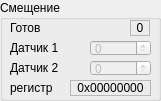
    <widget class="QGroupBox" name="groupOffset">
     <property name="geometry">
      <rect>
       <x>190</x>
       <y>190</y>
       <width>161</width>
       <height>101</height>
      </rect>
     </property>
     <property name="title">
      <string>Смещение</string>
     </property>
     <widget class="QLabel" name="labelOffset1t">
      <property name="geometry">
       <rect>
        <x>10</x>
        <y>40</y>
        <width>71</width>
        <height>16</height>
       </rect>
      </property>
      <property name="text">
       <string>Датчик 1</string>
      </property>
     </widget>
     <widget class="QLabel" name="labelOffsett">
      <property name="geometry">
       <rect>
        <x>10</x>
        <y>80</y>
        <width>61</width>
        <height>16</height>
       </rect>
      </property>
      <property name="text">
       <string>регистр</string>
      </property>
     </widget>
     <widget class="QLabel" name="labelOffset">
      <property name="geometry">
       <rect>
        <x>70</x>
        <y>80</y>
        <width>81</width>
        <height>16</height>
       </rect>
      </property>
      <property name="frameShape">
       <enum>QFrame::StyledPanel</enum>
      </property>
      <property name="text">
       <string>0x00000000</string>
      </property>
      <property name="alignment">
       <set>Qt::AlignCenter</set>
      </property>
     </widget>
     <widget class="QLabel" name="labelOffset2t">
      <property name="geometry">
       <rect>
        <x>10</x>
        <y>60</y>
        <width>71</width>
        <height>16</height>
       </rect>
      </property>
      <property name="text">
       <string>Датчик 2</string>
      </property>
     </widget>
     <widget class="QSpinBox" name="spinOffset1">
      <property name="enabled">
       <bool>false</bool>
      </property>
      <property name="geometry">
       <rect>
        <x>90</x>
        <y>40</y>
        <width>61</width>
        <height>16</height>
       </rect>
      </property>
      <property name="maximum">
       <number>16383</number>
      </property>
     </widget>
     <widget class="QSpinBox" name="spinOffset2">
      <property name="enabled">
       <bool>false</bool>
      </property>
      <property name="geometry">
       <rect>
        <x>90</x>
        <y>60</y>
        <width>61</width>
        <height>16</height>
       </rect>
      </property>
      <property name="maximum">
       <number>16383</number>
      </property>
     </widget>
     <widget class="QLabel" name="labelOffset31t">
      <property name="geometry">
       <rect>
        <x>10</x>
        <y>20</y>
        <width>71</width>
        <height>16</height>
       </rect>
      </property>
      <property name="text">
       <string>Готов</string>
      </property>
     </widget>
     <widget class="QLabel" name="labelOffset31">
      <property name="geometry">
       <rect>
        <x>130</x>
        <y>20</y>
        <width>20</width>
        <height>16</height>
       </rect>
      </property>
      <property name="frameShape">
       <enum>QFrame::StyledPanel</enum>
      </property>
      <property name="text">
       <string>0</string>
      </property>
      <property name="alignment">
       <set>Qt::AlignCenter</set>
      </property>
     </widget>
    </widget>
